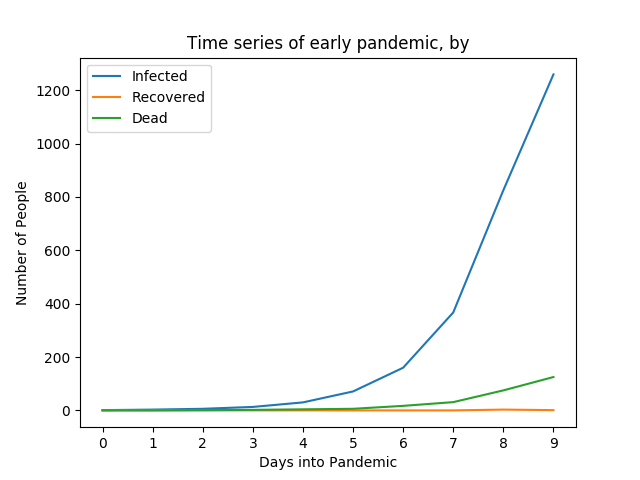

Generate this figure with Python:
from datetime import datetime
import matplotlib.pyplot as plt


def date_diff(d1, d2):
    d1 = datetime.strptime(d1, "%Y-%m-%d")
    d2 = datetime.strptime(d2, "%Y-%m-%d")
    return (d2 - d1).days


def get_age(d1, d2):
    one_year = 365.2425
    return int(date_diff(d2, d1) // one_year)


def stage_three(input_filename, output_filename):
    # out file
    out_file = open(output_filename, 'w', encoding='utf-8')
    in_file = open(input_filename, 'r', encoding='utf-8')
    first_line = in_file.readline()
    in_file.close()
    index_date = first_line.split("\t")[2]
    result = {}
    # Open file
    with open(input_filename, "r", encoding='utf-8') as fileHandler:
        # Read each line in loop
        for line in fileHandler:
            # As each line (except last one) will contain new line character, so strip that
            line = line.strip()
            line_list = line.split("\t")
            # record days diff
            line_list[2] = str(date_diff(index_date, line_list[2]))
            if line_list[2] not in result:
                result[line_list[2]] = {'I': 0, 'D': 0, 'R': 0}
            # age
            line_list[3] = str(abs(get_age(index_date, line_list[3])))
            # status
            if line_list[6].startswith('I'):
                line_list[6] = 'I'
                result[line_list[2]]['I'] = result[line_list[2]]['I'] + 1
            elif line_list[6].startswith('R'):
                line_list[6] = 'R'
                result[line_list[2]]['R'] = result[line_list[2]]['R'] + 1
            elif line_list[6].startswith('D') or line_list[6].startswith('M'):
                line_list[6] = 'D'
                result[line_list[2]]['D'] = result[line_list[2]]['D'] + 1

            # write to output with tab delimited
            out_file.write("\t".join(line_list) + '\n')

    out_file.close()
    return result


def plot_time_series(d):
    result = []
    days = []
    I = []
    R = []
    D = []
    for key, value in sorted(d.items()):
        days.append(key)
        I.append(value['I'])
        R.append(value['R'])
        D.append(value['D'])
        result.append([value['I'], value['R'], value['D']])

    plt.plot(days, I)
    plt.plot(days, R)
    plt.plot(days, D)

    plt.legend(['Infected', 'Recovered', 'Dead'], loc='upper left')
    plt.xlabel('Days into Pandemic')
    plt.ylabel('Number of People')
    plt.title('Time series of early pandemic, by')
    plt.savefig('time_series.png')
    return result

d = stage_three("10.2.out.txt", "10.3.out.txt")
plot_time_series(d)
# print(date_diff('2019-10-31', '2019-10-2'))